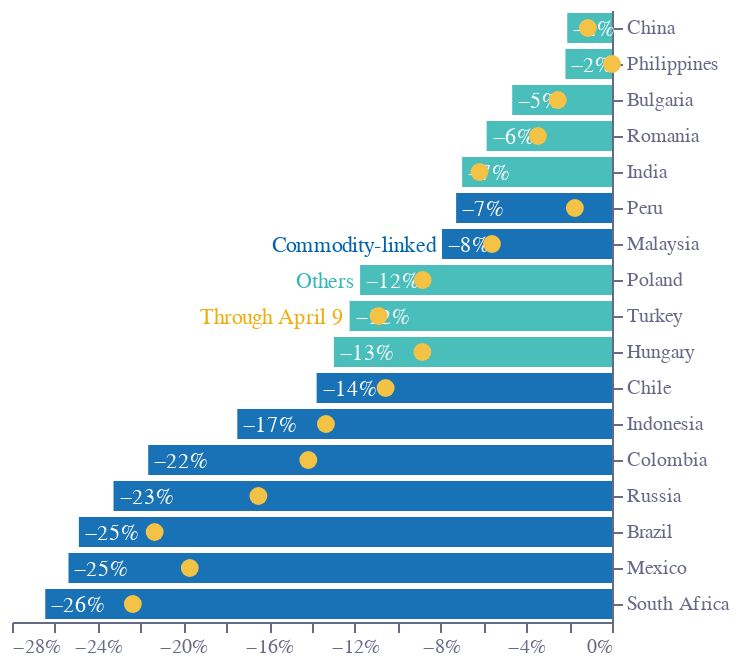

The code cell stored with this chart in its notebook:
### Code cell
base = (
    (
        alt.Chart(f1)
        .encode(
            tooltip="tooltip:N",
            x=alt.X(
                "x:Q",
                axis=alt.Axis(
                    grid=False,
                    title="",
                    labelColor=colors["eco-gray"],
                    titleColor=colors["eco-gray"],
                    tickColor=colors["eco-gray"],
                    domainColor=colors["eco-gray"],
                    format=".0%",
                    tickCount=10,
                    orient="bottom",
                    labelAngle=0,
                ),
            ),
            y=alt.Y(
                "country:N",
                sort=[],
                axis=alt.Axis(
                    grid=False,
                    title="",
                    titleX=0,
                    titleY=-5,
                    titleBaseline="bottom",
                    titleAngle=0,
                    titleAlign="left",
                    orient="right",
                    labelColor=colors["eco-gray"],
                    titleColor=colors["eco-gray"],
                    tickColor=colors["eco-gray"],
                    domainColor=colors["eco-gray"],
                ),
            ),
        )
        .transform_calculate(
            tooltip="datum.country+' 🔽 '+round(datum.drawdown*10)/10.0+'%'+' 4️⃣ '+round(datum.through*10)/10.0+'%'"
        )
    )
    .transform_calculate(x="datum.drawdown/100")
    .transform_calculate(p="datum.through/100")
)
bars = base.mark_bar(height=15, opacity=0.9, color=colors["eco-turquiose"]).encode(
    color=alt.Color(
        "clink:N",
        legend=None,
        scale=alt.Scale(range=[colors["eco-turquiose"], colors["eco-mid-blue"]]),
    )
)
points = base.mark_circle(size=80, color=colors["eco-yellow"], opacity=1).encode(
    x="p:Q"
)
text = bars.mark_text(dx=3, dy=1, align="left").encode(
    text=alt.Text("x:Q", format=".0%"),
    color=alt.condition(
        datum.Value < 0.08,
        alt.ColorValue(None),
        alt.ColorValue("white"),
    ),
)
labels1 = (
    base.mark_text(dx=-3, dy=1, align="right",color=colors['eco-mid-blue'])
    .encode(
        text=alt.Text("l:N")
    )
    .transform_filter(
        alt.FieldOneOfPredicate(field="country", oneOf=["Malaysia"])
).transform_calculate(l="'Commodity-linked'"))
labels2 = (
    base.mark_text(dx=-3, dy=1, align="right",color=colors['eco-turquiose'])
    .encode(
        text=alt.Text("l:N")
    )
    .transform_filter(
        alt.FieldOneOfPredicate(field="country", oneOf=["Poland"])
).transform_calculate(l="'Others'"))
labels3 = (
    base.mark_text(dx=-3, dy=1, align="right",color=scale_lightness(colors['eco-yellow'],0.8))
    .encode(
        text=alt.Text("l:N")
    )
    .transform_filter(
        alt.FieldOneOfPredicate(field="country", oneOf=["Turkey"])
).transform_calculate(l="'Through April 9'"))

layer1 = (
    ((bars + text + points + labels1+labels2+labels3).properties(height=alt.Step(18), width=300))
    .configure_view(stroke=None)
    .properties(title="")
)
layer1.save("visualisation/" + f + "a.json")
layer1

### Figure 1 — Vega-Lite specification as saved in the notebook (floating-point values rounded to 4 significant figures)
{"config": {"view": {"continuousWidth": 400, "continuousHeight": 300, "stroke": null}}, "layer": [{"mark": {"type": "bar", "color": "#36B7B4", "height": 15, "opacity": 0.9}, "encoding": {"color": {"type": "nominal", "field": "clink", "legend": null, "scale": {"range": ["#36B7B4", "#0063AF"]}}, "tooltip": {"type": "nominal", "field": "tooltip"}, "x": {"type": "quantitative", "axis": {"domainColor": "#676A86", "format": ".0%", "grid": false, "labelAngle": 0, "labelColor": "#676A86", "orient": "bottom", "tickColor": "#676A86", "tickCount": 10, "title": "", "titleColor": "#676A86"}, "field": "x"}, "y": {"type": "nominal", "axis": {"domainColor": "#676A86", "grid": false, "labelColor": "#676A86", "orient": "right", "tickColor": "#676A86", "title": "", "titleAlign": "left", "titleAngle": 0, "titleBaseline": "bottom", "titleColor": "#676A86", "titleX": 0, "titleY": -5}, "field": "country", "sort": []}}, "transform": [{"calculate": "datum.country+' 🔽 '+round(datum.drawdown*10)/10.0+'%'+' 4️⃣ '+round(datum.through*10)/10.0+'%'", "as": "tooltip"}, {"calculate": "datum.drawdown/100", "as": "x"}, {"calculate": "datum.through/100", "as": "p"}]}, {"mark": {"type": "text", "align": "left", "dx": 3, "dy": 1}, "encoding": {"color": {"condition": {"value": null, "test": "(datum.Value < 0.08)"}, "value": "white"}, "text": {"type": "quantitative", "field": "x", "format": ".0%"}, "tooltip": {"type": "nominal", "field": "tooltip"}, "x": {"type": "quantitative", "axis": {"domainColor": "#676A86", "format": ".0%", "grid": false, "labelAngle": 0, "labelColor": "#676A86", "orient": "bottom", "tickColor": "#676A86", "tickCount": 10, "title": "", "titleColor": "#676A86"}, "field": "x"}, "y": {"type": "nominal", "axis": {"domainColor": "#676A86", "grid": false, "labelColor": "#676A86", "orient": "right", "tickColor": "#676A86", "title": "", "titleAlign": "left", "titleAngle": 0, "titleBaseline": "bottom", "titleColor": "#676A86", "titleX": 0, "titleY": -5}, "field": "country", "sort": []}}, "transform": [{"calculate": "datum.country+' 🔽 '+round(datum.drawdown*10)/10.0+'%'+' 4️⃣ '+round(datum.through*10)/10.0+'%'", "as": "tooltip"}, {"calculate": "datum.drawdown/100", "as": "x"}, {"calculate": "datum.through/100", "as": "p"}]}, {"mark": {"type": "circle", "color": "#F4C245", "opacity": 1, "size": 80}, "encoding": {"tooltip": {"type": "nominal", "field": "tooltip"}, "x": {"type": "quantitative", "field": "p"}, "y": {"type": "nominal", "axis": {"domainColor": "#676A86", "grid": false, "labelColor": "#676A86", "orient": "right", "tickColor": "#676A86", "title": "", "titleAlign": "left", "titleAngle": 0, "titleBaseline": "bottom", "titleColor": "#676A86", "titleX": 0, "titleY": -5}, "field": "country", "sort": []}}, "transform": [{"calculate": "datum.country+' 🔽 '+round(datum.drawdown*10)/10.0+'%'+' 4️⃣ '+round(datum.through*10)/10.0+'%'", "as": "tooltip"}, {"calculate": "datum.drawdown/100", "as": "x"}, {"calculate": "datum.through/100", "as": "p"}]}, {"mark": {"type": "text", "align": "right", "color": "#0063AF", "dx": -3, "dy": 1}, "encoding": {"text": {"type": "nominal", "field": "l"}, "tooltip": {"type": "nominal", "field": "tooltip"}, "x": {"type": "quantitative", "axis": {"domainColor": "#676A86", "format": ".0%", "grid": false, "labelAngle": 0, "labelColor": "#676A86", "orient": "bottom", "tickColor": "#676A86", "tickCount": 10, "title": "", "titleColor": "#676A86"}, "field": "x"}, "y": {"type": "nominal", "axis": {"domainColor": "#676A86", "grid": false, "labelColor": "#676A86", "orient": "right", "tickColor": "#676A86", "title": "", "titleAlign": "left", "titleAngle": 0, "titleBaseline": "bottom", "titleColor": "#676A86", "titleX": 0, "titleY": -5}, "field": "country", "sort": []}}, "transform": [{"calculate": "datum.country+' 🔽 '+round(datum.drawdown*10)/10.0+'%'+' 4️⃣ '+round(datum.through*10)/10.0+'%'", "as": "tooltip"}, {"calculate": "datum.drawdown/100", "as": "x"}, {"calculate": "datum.through/100", "as": "p"}, {"filter": {"field": "country", "oneOf": ["Malaysia"]}}, {"calculate": "'Commodity-linked'", "as": "l"}]}, {"mark": {"type": "text", "align": "right", "color": "#36B7B4", "dx": -3, "dy": 1}, "encoding": {"text": {"type": "nominal", "field": "l"}, "tooltip": {"type": "nominal", "field": "tooltip"}, "x": {"type": "quantitative", "axis": {"domainColor": "#676A86", "format": ".0%", "grid": false, "labelAngle": 0, "labelColor": "#676A86", "orient": "bottom", "tickColor": "#676A86", "tickCount": 10, "title": "", "titleColor": "#676A86"}, "field": "x"}, "y": {"type": "nominal", "axis": {"domainColor": "#676A86", "grid": false, "labelColor": "#676A86", "orient": "right", "tickColor": "#676A86", "title": "", "titleAlign": "left", "titleAngle": 0, "titleBaseline": "bottom", "titleColor": "#676A86", "titleX": 0, "titleY": -5}, "field": "country", "sort": []}}, "transform": [{"calculate": "datum.country+' 🔽 '+round(datum.drawdown*10)/10.0+'%'+' 4️⃣ '+round(datum.through*10)/10.0+'%'", "as": "tooltip"}, {"calculate": "datum.drawdown/100", "as": "x"}, {"calculate": "datum.through/100", "as": "p"}, {"filter": {"field": "country", "oneOf": ["Poland"]}}, {"calculate": "'Others'", "as": "l"}]}, {"mark": {"type": "text", "align": "right", "color": "#ecad0e", "dx": -3, "dy": 1}, "encoding": {"text": {"type": "nominal", "field": "l"}, "tooltip": {"type": "nominal", "field": "tooltip"}, "x": {"type": "quantitative", "axis": {"domainColor": "#676A86", "format": ".0%", "grid": false, "labelAngle": 0, "labelColor": "#676A86", "orient": "bottom", "tickColor": "#676A86", "tickCount": 10, "title": "", "titleColor": "#676A86"}, "field": "x"}, "y": {"type": "nominal", "axis": {"domainColor": "#676A86", "grid": false, "labelColor": "#676A86", "orient": "right", "tickColor": "#676A86", "title": "", "titleAlign": "left", "titleAngle": 0, "titleBaseline": "bottom", "titleColor": "#676A86", "titleX": 0, "titleY": -5}, "field": "country", "sort": []}}, "transform": [{"calculate": "datum.country+' 🔽 '+round(datum.drawdown*10)/10.0+'%'+' 4️⃣ '+round(datum.through*10)/10.0+'%'", "as": "tooltip"}, {"calculate": "datum.drawdown/100", "as": "x"}, {"calculate": "datum.through/100", "as": "p"}, {"filter": {"field": "country", "oneOf": ["Turkey"]}}, {"calculate": "'Through April 9'", "as": "l"}]}], "data": {"name": "data-669dc2695c0835320bf0a988310c548f"}, "height": {"step": 18}, "title": "", "width": 300, "$schema": "https://vega.github.io/schema/vega-lite/v4.8.1.json", "datasets": {"data-669dc2695c0835320bf0a988310c548f": [{"country": "China", "through": -1.128, "drawdown": -2.089, "clink": "no"}, {"country": "Philippines", "through": 0.0, "drawdown": -2.173, "clink": "no"}, {"country": "Bulgaria", "through": -2.529, "drawdown": -4.657, "clink": "no"}, {"country": "Romania", "through": -3.459, "drawdown": -5.85, "clink": "no"}, {"country": "India", "through": -6.183, "drawdown": -6.995, "clink": "no"}, {"country": "Peru", "through": -1.732, "drawdown": -7.274, "clink": "yes"}, {"country": "Malaysia", "through": -5.603, "drawdown": -7.935, "clink": "yes"}, {"country": "Poland", "through": -8.836, "drawdown": -11.76, "clink": "no"}, {"country": "Turkey", "through": -10.89, "drawdown": -12.24, "clink": "no"}, {"country": "Hungary", "through": -8.85, "drawdown": -12.98, "clink": "no"}, {"country": "Chile", "through": -10.56, "drawdown": -13.78, "clink": "yes"}, {"country": "Indonesia", "through": -13.35, "drawdown": -17.49, "clink": "yes"}, {"country": "Colombia", "through": -14.17, "drawdown": -21.65, "clink": "yes"}, {"country": "Russia", "through": -16.5, "drawdown": -23.26, "clink": "yes"}, {"country": "Brazil", "through": -21.34, "drawdown": -24.88, "clink": "yes"}, {"country": "Mexico", "through": -19.7, "drawdown": -25.36, "clink": "yes"}, {"country": "South Africa", "through": -22.36, "drawdown": -26.45, "clink": "yes"}]}}
